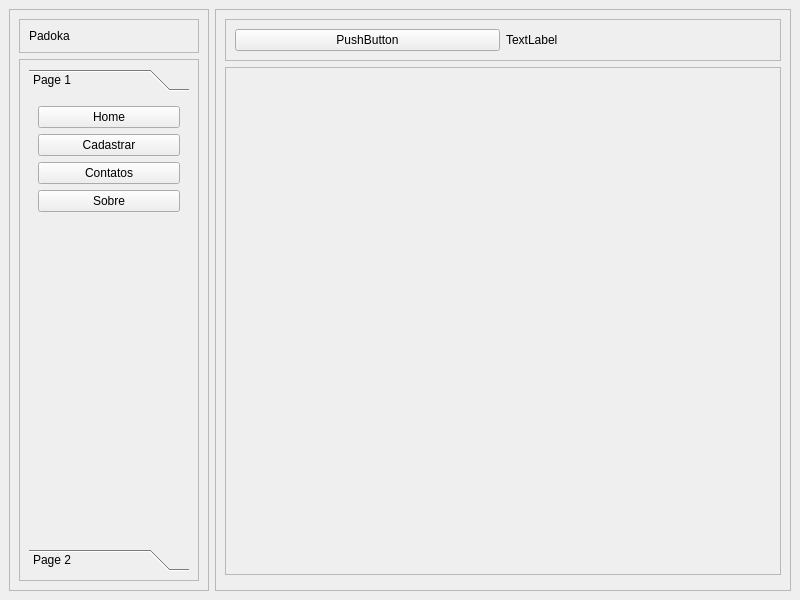
<?xml version="1.0" encoding="UTF-8"?>
<ui version="4.0">
 <class>MainWindow</class>
 <widget class="QMainWindow" name="MainWindow">
  <property name="geometry">
   <rect>
    <x>0</x>
    <y>0</y>
    <width>800</width>
    <height>600</height>
   </rect>
  </property>
  <property name="windowTitle">
   <string>MainWindow</string>
  </property>
  <widget class="QWidget" name="centralwidget">
   <layout class="QHBoxLayout" name="horizontalLayout">
    <item>
     <widget class="QFrame" name="left_container">
      <property name="maximumSize">
       <size>
        <width>200</width>
        <height>16777215</height>
       </size>
      </property>
      <property name="frameShape">
       <enum>QFrame::Shape::StyledPanel</enum>
      </property>
      <property name="frameShadow">
       <enum>QFrame::Shadow::Raised</enum>
      </property>
      <layout class="QVBoxLayout" name="verticalLayout_2">
       <item>
        <widget class="QFrame" name="frame">
         <property name="frameShape">
          <enum>QFrame::Shape::StyledPanel</enum>
         </property>
         <property name="frameShadow">
          <enum>QFrame::Shadow::Raised</enum>
         </property>
         <layout class="QVBoxLayout" name="verticalLayout_3">
          <item>
           <widget class="QLabel" name="label_3">
            <property name="text">
             <string>Padoka</string>
            </property>
           </widget>
          </item>
         </layout>
        </widget>
       </item>
       <item>
        <widget class="QFrame" name="frame_2">
         <property name="frameShape">
          <enum>QFrame::Shape::StyledPanel</enum>
         </property>
         <property name="frameShadow">
          <enum>QFrame::Shadow::Raised</enum>
         </property>
         <layout class="QHBoxLayout" name="horizontalLayout_3">
          <item>
           <widget class="QToolBox" name="toolBox">
            <property name="currentIndex">
             <number>0</number>
            </property>
            <widget class="QWidget" name="page">
             <property name="geometry">
              <rect>
               <x>0</x>
               <y>0</y>
               <width>160</width>
               <height>443</height>
              </rect>
             </property>
             <attribute name="label">
              <string>Page 1</string>
             </attribute>
             <layout class="QVBoxLayout" name="verticalLayout_4">
              <item>
               <widget class="QPushButton" name="pushButton">
                <property name="text">
                 <string>Home</string>
                </property>
               </widget>
              </item>
              <item>
               <widget class="QPushButton" name="pushButton_2">
                <property name="text">
                 <string>Cadastrar</string>
                </property>
               </widget>
              </item>
              <item>
               <widget class="QPushButton" name="pushButton_3">
                <property name="text">
                 <string>Contatos</string>
                </property>
               </widget>
              </item>
              <item>
               <widget class="QPushButton" name="pushButton_4">
                <property name="text">
                 <string>Sobre</string>
                </property>
               </widget>
              </item>
              <item>
               <spacer name="verticalSpacer">
                <property name="orientation">
                 <enum>Qt::Orientation::Vertical</enum>
                </property>
                <property name="sizeHint" stdset="0">
                 <size>
                  <width>20</width>
                  <height>40</height>
                 </size>
                </property>
               </spacer>
              </item>
             </layout>
            </widget>
            <widget class="QWidget" name="page_2">
             <property name="geometry">
              <rect>
               <x>0</x>
               <y>0</y>
               <width>160</width>
               <height>443</height>
              </rect>
             </property>
             <attribute name="label">
              <string>Page 2</string>
             </attribute>
            </widget>
           </widget>
          </item>
         </layout>
        </widget>
       </item>
      </layout>
     </widget>
    </item>
    <item>
     <widget class="QFrame" name="main_container">
      <property name="frameShape">
       <enum>QFrame::Shape::StyledPanel</enum>
      </property>
      <property name="frameShadow">
       <enum>QFrame::Shadow::Raised</enum>
      </property>
      <layout class="QVBoxLayout" name="verticalLayout">
       <item>
        <widget class="QFrame" name="header_frame">
         <property name="frameShape">
          <enum>QFrame::Shape::StyledPanel</enum>
         </property>
         <property name="frameShadow">
          <enum>QFrame::Shadow::Raised</enum>
         </property>
         <layout class="QHBoxLayout" name="horizontalLayout_2">
          <item>
           <widget class="QPushButton" name="btnAlternar">
            <property name="text">
             <string>PushButton</string>
            </property>
           </widget>
          </item>
          <item>
           <widget class="QLabel" name="label">
            <property name="text">
             <string>TextLabel</string>
            </property>
           </widget>
          </item>
         </layout>
        </widget>
       </item>
       <item>
        <widget class="QFrame" name="main_frame">
         <property name="sizePolicy">
          <sizepolicy hsizetype="Preferred" vsizetype="Expanding">
           <horstretch>0</horstretch>
           <verstretch>0</verstretch>
          </sizepolicy>
         </property>
         <property name="frameShape">
          <enum>QFrame::Shape::StyledPanel</enum>
         </property>
         <property name="frameShadow">
          <enum>QFrame::Shadow::Raised</enum>
         </property>
         <layout class="QVBoxLayout" name="verticalLayout_5">
          <item>
           <widget class="QStackedWidget" name="Pages">
            <widget class="QWidget" name="pg_home"/>
            <widget class="QWidget" name="pg_cadastrar"/>
            <widget class="QWidget" name="pg_contatos"/>
            <widget class="QWidget" name="pg_sobre"/>
           </widget>
          </item>
         </layout>
        </widget>
       </item>
       <item>
        <widget class="QFrame" name="foot_frame">
         <property name="frameShape">
          <enum>QFrame::Shape::StyledPanel</enum>
         </property>
         <property name="frameShadow">
          <enum>QFrame::Shadow::Raised</enum>
         </property>
         <widget class="QLabel" name="label_2">
          <property name="geometry">
           <rect>
            <x>50</x>
            <y>70</y>
            <width>58</width>
            <height>15</height>
           </rect>
          </property>
          <property name="text">
           <string>Padoka</string>
          </property>
         </widget>
        </widget>
       </item>
      </layout>
      <zorder>header_frame</zorder>
      <zorder>foot_frame</zorder>
      <zorder>main_frame</zorder>
     </widget>
    </item>
   </layout>
  </widget>
 </widget>
 <resources/>
 <connections/>
</ui>
